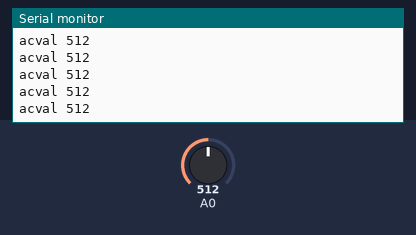
Bench run of a sketch on a simulated Arduino Uno, built with avr-gcc and run on an emulated ATmega328P. Shown: the last lines printed to the serial monitor. The test bench sets the inputs (shaded band); at power-on: A0 = 512.

Above: at 1.2 s.
1.3 s: A0 set to 716
At 1.31 s:
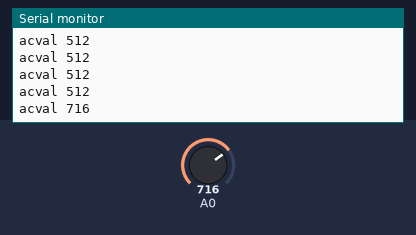
2.8 s: A0 set to 900
At 2.82 s:
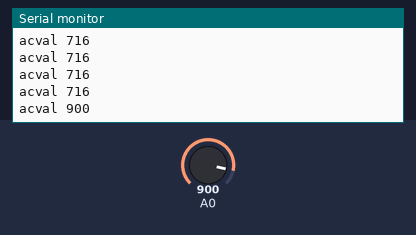
Timing chart, 0 to 5.8 s (numbered marks = the images above; inputs shaded):
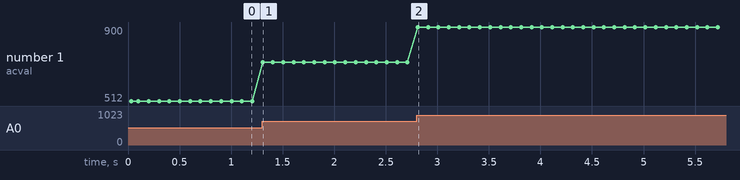

Measured:
- after the input at 1.3 s, the serial monitor: prints a new line at once (image 1)
- after the input at 2.8 s, the serial monitor: prints a new line at once (image 2)
- plotted number 1: 512 → 716 after the input at 1.3 s, 716 → 900 after the input at 2.8 s

The sketch:

voltage_sampling.ino
```cpp
int acval=0;

void setup()
{
Serial.begin(9600);
Serial.println(" Let's begin the sampling !");
}

void loop()
{
acval=analogRead(A0);
Serial.print("acval ");
Serial.print(acval);
Serial.println("");
delay(100);
}
```
